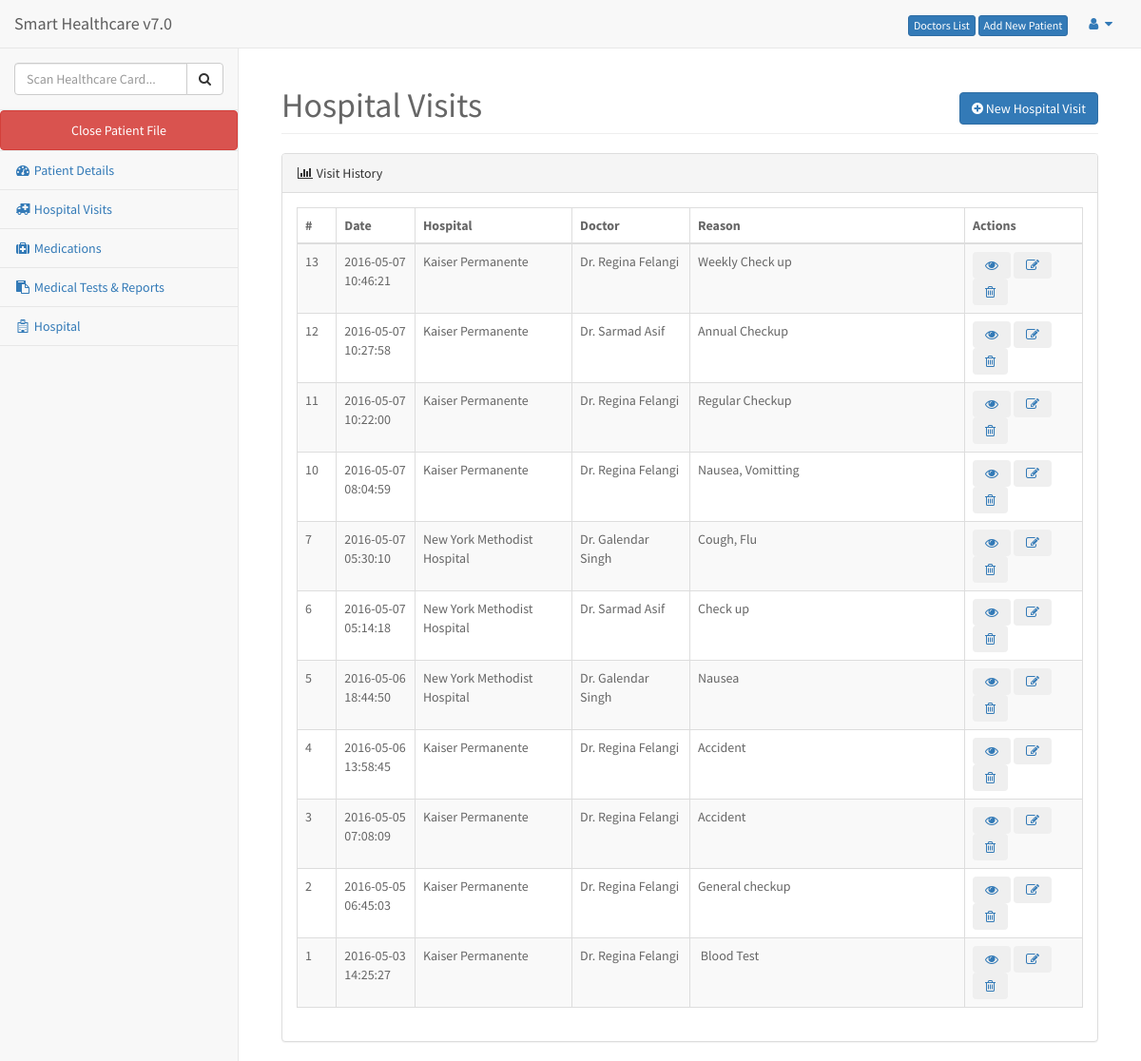
Screenshot of /hospitalvisit.php with the database file from the repository.
### tables this page shows
CREATE TABLE IF NOT EXISTS `visit_reason` (
  `visit_reason_id` int(11) NOT NULL AUTO_INCREMENT,
  `patient_id` int(10) DEFAULT NULL,
  `hospital_id` int(10) DEFAULT NULL,
  `reason` varchar(255) DEFAULT NULL,
  `symptoms` varchar(255) DEFAULT NULL,
  `conditions` varchar(45) DEFAULT NULL,
  `visittype` varchar(150) DEFAULT NULL,
  `precautions_taken_prior_to_visit` varchar(255) DEFAULT NULL,
  `visiting_doctor` varchar(45) DEFAULT NULL,
  `added_time` datetime DEFAULT NULL,
  `ip` varchar(25) DEFAULT NULL,
  PRIMARY KEY (`visit_reason_id`),
  KEY `patient_id` (`patient_id`)
);

CREATE TABLE IF NOT EXISTS `hospitals` (
  `hospital_id` int(10) NOT NULL AUTO_INCREMENT,
  `hospital_name` varchar(100) DEFAULT NULL,
  PRIMARY KEY (`hospital_id`)
);

### header.php (called while the page is built, shortened)
<?php
include 'includes/class.user.php';
$user = new User();

### includes/class.user.php (called while the page is built, shortened)
<?php
class User {
    public $db;
    public function __construct() {
        $this->db = new mysqli('localhost', 'root', '', 'capstone');
    }
    public function getHospitalName($id){
        $sql = "SELECT * FROM hospitals WHERE hospital_id='$id'";
        $result = mysqli_query($this->db, $sql);
        $rows = mysqli_fetch_assoc($result);
        $hospitalname = $rows['hospital_name'];
        return $hospitalname;
    }
}

### hospitalvisit.php (the view, shortened to what this page needs)
<?php
  include 'header.php';
?>
<?php include 'head.php';?>
<body>
    <div id="wrapper">
        <?php include 'nav.php';?>
        <div id="page-wrapper">
            <div class="container-fluid">
                <div class="row">
                    <div class="col-lg-12">
                        <h1 class="page-header">Hospital Visits<span style="float:right;"><a href="newhospitalvisit.php" class="btn btn-primary"><span class="fa fa-plus-circle"></span> New Hospital Visit</a></span></h1>
                    </div>
                </div>
                <div class="panel panel-default">
                        <div class="panel-heading">
                            <i class="fa fa-bar-chart-o fa-fw"></i> Visit History
                        </div>
                        <div class="panel-body">
                            <div class="row">
                                <div class="col-lg-12">
                                    <div class="table-responsive">
                                        <table class="table table-bordered table-hover table-striped">
                                            <thead>
                                                <tr>
                                                    <th width="5%">#</th>
                                                    <th width="10%">Date</th>
                                                    <th width="20%">Hospital</th>
                                                    <th width="15%">Doctor</th>
                                                    <th width="35%">Reason</th>
                                                    <th width="15%">Actions</th>
                                                </tr>
                                            </thead>
                                            <tbody>
                                                <?php
                                                $result = mysqli_query($mysqli, "SELECT * FROM visit_reason  ORDER BY visit_reason_id desc");
                                                while ($data = mysqli_fetch_object($result)):
                                                ?>
                                                <tr>
                                                    <td><?php echo $data->visit_reason_id ?></td>
                                                    <td><?php echo $data->added_time ?></td>
                                                    <td><?php echo $user->getHospitalName($data->hospital_id) ?></td>
                                                    <td><?php echo $data->visiting_doctor ?></td>
                                                    <td><?php echo $data->reason ?></td>
                                                    <td>
                                                        <a href=""><button class="btn fa fa-eye" title="view more"></button></a>
                                                        <a href="edithospitalvisit.php?id=<?php echo $data->visit_reason_id; ?>"><button class="btn fa fa-edit" title="edit"></button></a>
                                                        <a href="deletehospitalvisit.php?id=<?php echo $data->visit_reason_id; ?>"><button class="btn fa fa-trash-o" title="delete"></button></a>
                                                    </td>
                                                </tr>
                                                <?php
                                                    endwhile;
                                                 ?>
                                            </tbody>
                                        </table>
                                    </div>
                                </div>
                            </div>
                        </div>
                    </div>
            </div>
        </div>
    </div>
 <?php
include 'footer.php';
?>

### css/style.css (style rules this page uses)
body { font-family: 'Source Sans Pro', sans-serif; font-size: 14px; color: #666; }

### rows the page displays
visit_reason: visit_reason_id "13", added_time "2016-05-07 10:46:21", hospital.hospital_name "Kaiser Permanente", visiting_doctor "Dr. Regina Felangi", reason "Weekly Check up"
visit_reason: visit_reason_id "12", added_time "2016-05-07 10:27:58", hospital.hospital_name "Kaiser Permanente", visiting_doctor "Dr. Sarmad Asif", reason "Annual Checkup"
visit_reason: visit_reason_id "11", added_time "2016-05-07 10:22:00", hospital.hospital_name "Kaiser Permanente", visiting_doctor "Dr. Regina Felangi", reason "Regular Checkup"
visit_reason: visit_reason_id "10", added_time "2016-05-07 08:04:59", hospital.hospital_name "Kaiser Permanente", visiting_doctor "Dr. Regina Felangi", reason "Nausea, Vomitting"
visit_reason: visit_reason_id "7", added_time "2016-05-07 05:30:10", hospital.hospital_name "New York Methodist Hospital", visiting_doctor "Dr. Galendar Singh", reason "Cough, Flu"
visit_reason: visit_reason_id "6", added_time "2016-05-07 05:14:18", hospital.hospital_name "New York Methodist Hospital", visiting_doctor "Dr. Sarmad Asif", reason "Check up"
visit_reason: visit_reason_id "5", added_time "2016-05-06 18:44:50", hospital.hospital_name "New York Methodist Hospital", visiting_doctor "Dr. Galendar Singh", reason "Nausea"
visit_reason: visit_reason_id "4", added_time "2016-05-06 13:58:45", hospital.hospital_name "Kaiser Permanente", visiting_doctor "Dr. Regina Felangi", reason "Accident"
visit_reason: visit_reason_id "3", added_time "2016-05-05 07:08:09", hospital.hospital_name "Kaiser Permanente", visiting_doctor "Dr. Regina Felangi", reason "Accident"
visit_reason: visit_reason_id "2", added_time "2016-05-05 06:45:03", hospital.hospital_name "Kaiser Permanente", visiting_doctor "Dr. Regina Felangi", reason "General checkup"
visit_reason: visit_reason_id "1", added_time "2016-05-03 14:25:27", hospital.hospital_name "Kaiser Permanente", visiting_doctor "Dr. Regina Felangi", reason "Blood Test"
